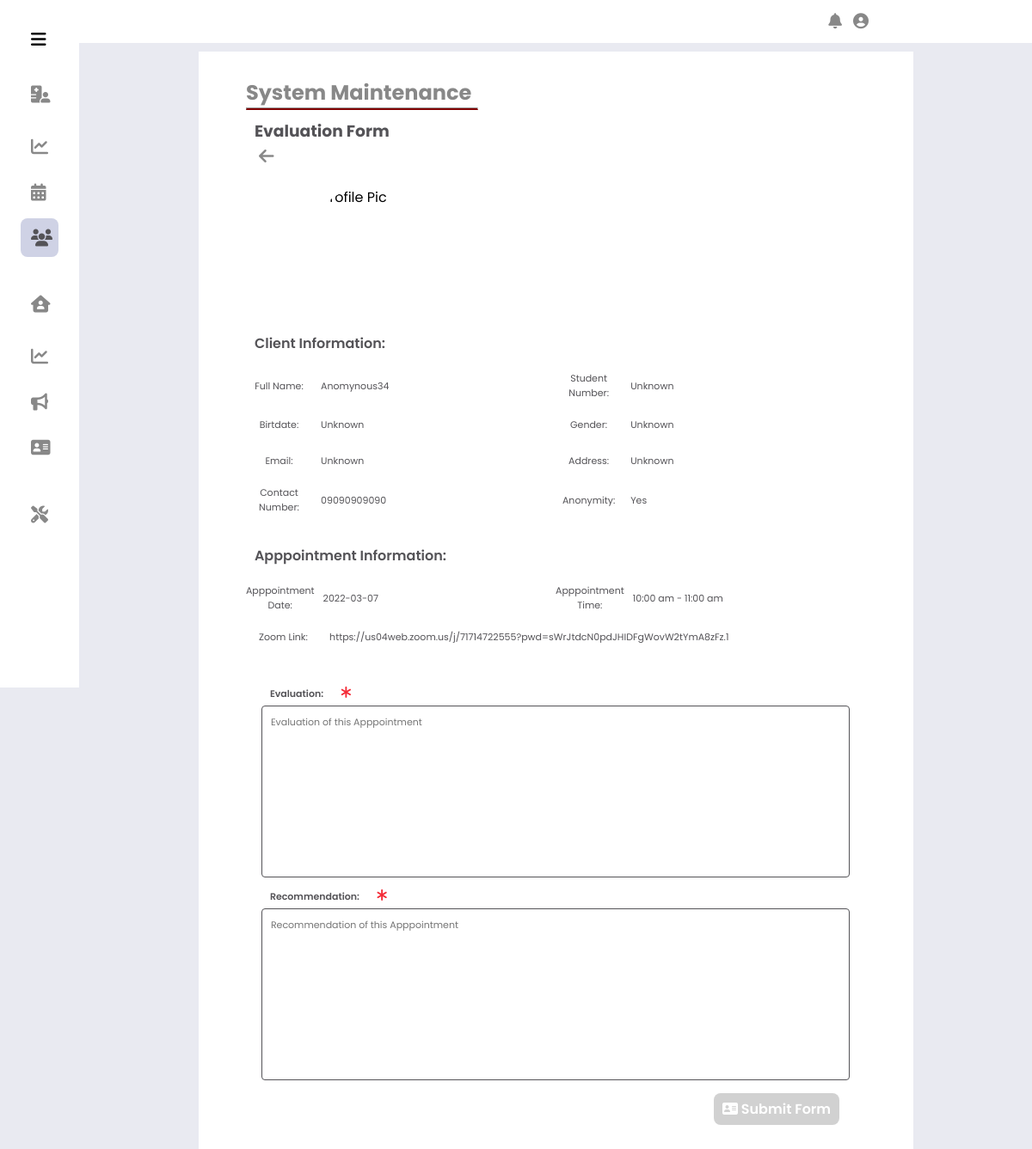
The app's page /Administrator/Counceling Client Evaulation Form/?a_id=78 (signed in) with its own data.
### tables this page shows
CREATE TABLE IF NOT EXISTS `schedules` (
  `id` int NOT NULL AUTO_INCREMENT,
  `anonymity` varchar(255) NOT NULL,
  `title` varchar(255) NOT NULL,
  `email_add` varchar(255) NOT NULL,
  `client_id` int NOT NULL,
  `app_date` date NOT NULL,
  `start_app` datetime NOT NULL,
  `end_app` datetime NOT NULL,
  `stat` varchar(255) NOT NULL,
  `remarks` int NOT NULL,
  `reason` text,
  `cancel_id` int DEFAULT NULL,
  `cancel_reason` text,
  `CounseZLink` text,
  PRIMARY KEY (`id`),
  KEY `appointSched_clientID` (`client_id`),
  KEY `appointSched_evaluator` (`remarks`)
);

CREATE TABLE IF NOT EXISTS `clientaccountinfo` (
  `ClientAccountID` int NOT NULL AUTO_INCREMENT,
  `ClientFirstName` varchar(255) NOT NULL,
  `ClientMiddleName` varchar(255) DEFAULT NULL,
  `ClientLastName` varchar(255) NOT NULL,
  `ClientSuffix` varchar(50) DEFAULT NULL,
  `ClientStudentNo` varchar(15) NOT NULL,
  `RoleID` int NOT NULL,
  `ClientBDay` date NOT NULL,
  `ClientAddress` text NOT NULL,
  `ClientContactNo` varchar(25) NOT NULL,
  `ClientGuardian` varchar(255) NOT NULL,
  `ClientGuardianNo` varchar(25) NOT NULL,
  `ClientEmailAdd` varchar(255) NOT NULL,
  `ClientPassword` varchar(32) NOT NULL,
  `ClientGenderID` int NOT NULL,
  `code` varchar(255) DEFAULT NULL,
  PRIMARY KEY (`ClientAccountID`),
  KEY `gender_role` (`ClientGenderID`),
  KEY `user_role` (`RoleID`)
);

### Administrator/Counceling Client Evaulation Form/index.php (the view, shortened to what this page needs)
<?php
    include_once('../includes/header.php');
    $a_id = $_GET['a_id'];
    $query = $conn->query("SELECT
    t1.id,
    t1.anonymity,
    t1.email_add,
    t1.stat,
    t1.app_date,
    t1.start_app,
    t1.end_app,
    t1.CounseZLink,
    t2.ClientAccountID as cID,
    t2.ClientStudentNo as studNum,
    t2.ClientFirstName as firstName,
    t2.ClientMiddleName as middleName,
    t2.ClientLastName as lastName,
    t3.Description as gender,
    t2.ClientAddress as client_address,
    t2.ClientBDay as birthdate,
    t2.ClientContactNo as contact_num
     from schedules as t1
     INNER JOIN clientaccountinfo as t2 ON t1.client_id = t2.ClientAccountID
     INNER JOIN genderrole as t3 ON t2.ClientGenderID = t3.GenderID
     WHERE t1.id = '$a_id'");
    $row2 = mysqli_fetch_array($query);
    $anonymity = $row2['anonymity'];
    $cID = $row2['cID'];
    $contactnum = $row2['contact_num'];
    $app_date = $row2['app_date'];
    $start_app = $row2['start_app'];
    $nstart_app = date("g:i a", strtotime($start_app));
    $end_app = $row2['end_app'];
    $nend_app = date("g:i a", strtotime($end_app));
    $CounseZLink = $row2['CounseZLink'];
    if($anonymity != 'Yes'){
        $email_add = $row2['email_add'];
        $studNum = $row2['studNum'];
        $fname = $row2['firstName'].' '.$row2['middleName'].' '.$row2['lastName'];
        $gender = $row2['gender'];
        $address = $row2['client_address'];
        $birthday = $row2['birthdate'];
        $sql_fetchpic = mysqli_query($conn, "SELECT PictureFilename from clientprofilepictureinfo WHERE ClientAccountID = '$cID' AND UsedStatus = TRUE ");
        while($detailpic = mysqli_fetch_assoc($sql_fetchpic))
        {
            $directory = "../../assets/user_profile_pic/client/";
            $prof_pic = $detailpic['PictureFilename'];
        }
        $profile_pic = "<img class='prof_pic' id='prof_pic' src='$directory$studNum/$prof_pic' alt='Profile Pic'>";
    }
    elseif($anonymity == 'Yes'){
        $email_add = 'Unknown';
        $studNum = 'Unknown';
        $fname = "Anomynous$cID";
        $gender = 'Unknown';
        $address = 'Unknown';
        $birthday = 'Unknown';
        $profile_pic = "<img class='prof_pic' id='prof_pic' src='../../assets/user_profile_pic/default_user.jpg' alt='Profile Pic'>";
    }
?>
    <div class="body_container">
        <div class="content">
            <div class="title">
                <h1>System Maintenance</h1>
                <hr>
            </div>
            <div class="subcontent">
                    <form id="evalEntry" method ="POST" action="assets/insert_eval.php">
                    <h3 class="subtitle">Evaluation Form</h3>
                        <a href="../Counceling Client Page/" class="acc_bttn"><i class="fas fa-arrow-left"></i></a>
                        <div class="profile_pic">
                            <div id="prof_pic_div">
                                <?php echo $profile_pic; ?>
                            </div>
                        </div>
                        <h4>Client Information:</h4>
                        <div class="input_group">
                            <div class="input_container">
                                <label for="#" class="label">Full Name: </label>
                                <div class="input " id="input_fst_name">
                                    <input class="input-field" type="text" value="<?= $fname ?>" name="fst_name" id="fst_name" readonly>
                                </div>
                            </div>
                            <div class="input_container">
                                <label for="#" class="label">Student Number: </label>
                                <div class="input " id="input_mid_name">
                                    <input class="input-field" type="text" value="<?= $studNum ?>" name="mid_name" id="mid_name" readonly>
                                </div>
                            </div>
                            <div class="input_container">
                                <label for="#" class="label">Birtdate: </label>
                                <div class="input " id="input_mid_name">
                                    <input class="input-field" type="text" value="<?= $birthday ?>" name="mid_name" id="mid_name" readonly>
                                </div>
                            </div>
                            <div class="input_container">
                                <label for="#" class="label">Gender: </label>
                                <div class="input " id="input_last_name">
                                    <input class="input-field" type="text" value="<?= $gender ?>" name="last_name" id="last_name" readonly>
                                </div>
                            </div>
                            <div class="input_container">
                                <label for="#" class="label">Email: </label>
                                <div class="input " id="input_admin_email">
                                    <input class="input-field" type="text" value="<?= $email_add ?>" name="admin_email" id="admin_email" readonly>
                                </div>
                            </div>
                            <div class="input_container">
                                <label for="#" class="label">Address: </label>
                                <div class="input " id="input_add">
                                    <input class="input-field " type="" value="<?= $address ?>" name="add" id="add" readonly>
                                </div>
                            </div>
                            <div class="input_container">
                                <label for="#" class="label">Contact Number: </label>
                                <div class="input " id="input_admin_contact">
                                    <input class="input-field" type="text" value="<?= $contactnum ?>" name="admin_contact" id="admin_contact" readonly>
                                </div>
                            </div>
                            <div class="input_container">
                                <label for="#" class="label">Anonymity: </label>
                                <div class="input " id="input_admin_contact">
                                    <input class="input-field" type="text" value="<?= $anonymity ?>" name="admin_contact" id="admin_contact" readonly>
                                </div>
                            </div>
                        </div>
                        <h4>Apppointment Information:</h4>
                        <div class="input_group">
                            <div class="input_container">
                                <label for="#" class="label">Apppointment Date: </label>
                                <div class="input " id="input_mid_name">
                                    <input class="input-field" type="text" value="<?= $app_date ?>" name="mid_name" id="mid_name" readonly>
                                </div>
                            </div>
                            <div class="input_container">
                                <label for="#" class="label">Apppointment Time: </label>
                                <div class="input " id="input_mid_name">
                                    <input class="input-field" type="text" value="<?= $nstart_app.' - '.$nend_app ?>" name="mid_name" id="mid_name" readonly>
                                </div>
                            </div>
                            <div class="input_container link">
                                <label for="#" class="label">Zoom Link: </label>
                                <div class="input " id="input_mid_name">
                                    <input class="input-field" type="text" value="<?= $CounseZLink ?>" name="mid_name" id="mid_name" readonly>
                                </div>
                            </div>
                        </div>
                        <div class="input_group">
                            <div class="eval">
                                <label for="#" class="label">Evaluation: </label>
                                <i class="fa-solid fa-asterisk"></i>
                                <div class="input " id="input_fst_name">
                                    <textarea class="input-field evalInput" placeholder="Evaluation of this Apppointment" name="evaluation" id="evaluation"></textarea>
                                </div>
                            </div>
                            <div class="eval">
                                <label for="#" class="label">Recommendation: </label>
                                <i class="fa-solid fa-asterisk"></i>
                                <div class="input " id="input_fst_name">
                                    <textarea class="input-field evalInput" placeholder="Recommendation of this Apppointment" name="recommendation" id="recommendation"></textarea>
                                </div>
                            </div>
                        </div>
                        <div class="action_content">
                            <button class= "bttn" type="submit" name="submit" id="submit">
                            <i class="fa-solid fa-address-card"></i>  Submit Form</button>
                        </div>
                    </form>
            </div>
        </div>
    </div>
</body>
</html>

### Administrator/includes/css/side_nav.css (style rules this page uses)
:root { --nav-width: 92px; --button-color-font-icon: rgb(136, 136, 136); --button-hover-color-font-icon: rgb(84, 83, 87); --button-hover-bg: rgb(207 210 229); --color-content0-bg: white; --body-color: rgb(209, 209, 209); --normal-font-size: 1rem; --small-font-size: .875rem; --z-index: 100; }
* { margin: 0; padding: 0; box-sizing: border-box; font-family: 'Poppins',sans-serif; }
body { margin: 0; position: relative; padding: 0 0 0 5.75rem; transition: .5s; background-color: #e9eaf1; }
h1 { margin: 0; }
.fas { font-size: 1.25rem; margin-right: 3px; }
.prof_pic { width: 80px; height: 80px; border-radius: 50%; margin: 10px 0 10px; }
@media (max-width: 1200px) { .content { width: 75%; } }

### Administrator/includes/css/admin_navbar.css (style rules this page uses)
* { margin: 0; padding: 0; box-sizing: border-box; font-family: 'Poppins',sans-serif; }
:root { --nav-width: 92px; --button-color-font-icon: rgb(136, 136, 136); --button-hover-color-font-icon: rgb(84, 83, 87); --button-hover-bg: rgb(160, 160, 160); --color-content0-bg: white; --maroong-content-bg: #810000; --maroong-content-hover: #630000; --body-color: rgb(209, 209, 209); --dark--color: #45474b; --blue-color: #2a88e6; --normal-font-size: 1rem; --small-font-size: .875rem; --meduim-font-size: 15px; }
body { position: relative; background-color: #e9eaf1; }

### Administrator/includes/css/maintenance.css (style rules this page uses)
:root { --nav-width: 92px; --button-color-font-icon: rgb(136, 136, 136); --button-hover-color-font-icon: rgb(84, 83, 87); --button-hover-bg: rgb(160, 160, 160); --color-content0-bg: white; --maroong-content-bg: #810000; --maroong-content-hover: #630000; --body-color: rgb(209, 209, 209); --normal-font-size: 1rem; --small-font-size: .875rem; --meduim-font-size: 15px; }
* { margin: 0; padding: 0; box-sizing: border-box; font-family: 'Poppins',sans-serif; }
.body_container { display: flex; align-items: center; justify-content: center; padding-top: 50px; padding-bottom: 10px; }
.content { background-color: var(--color-content0-bg); margin-top: 10px; padding: 30px 5% 30px; width: 70%; height: auto; }
.content .title { width: 220px; }
.title h1 { font-size: 1.5rem; color: var(--button-color-font-icon); display: inline-block; }
.title hr { border-bottom: 2px solid var(--maroong-content-bg); }
.content .subcontent { width: 100%; height: auto; padding-bottom: 20px; }
@media (max-width: 1200px) { .content { width: 75%; } }

### Administrator/includes/css/modal_placement.css (style rules this page uses)
:root { --nav-width: 92px; --button-color-font-icon: rgb(136, 136, 136); --button-hover-color-font-icon: rgb(84, 83, 87); --button-hover-bg: rgb(160, 160, 160); --color-content0-bg: white; --maroong-content-bg: #810000; --maroong-content-hover: #630000; --body-color: rgb(209, 209, 209); --normal-font-size: 1rem; --small-font-size: .875rem; --meduim-font-size: 15px; }
* { margin: 0; padding: 0; box-sizing: border-box; font-family: 'Poppins',sans-serif; }

### Administrator/includes/css/modal_upload_placement.css (style rules this page uses)
:root { --nav-width: 92px; --button-color-font-icon: rgb(136, 136, 136); --button-hover-color-font-icon: rgb(84, 83, 87); --button-hover-bg: rgb(160, 160, 160); --color-content0-bg: white; --maroong-content-bg: #810000; --maroong-content-hover: #630000; --body-color: rgb(209, 209, 209); --normal-font-size: 1rem; --small-font-size: .875rem; --meduim-font-size: 15px; }
* { margin: 0; padding: 0; box-sizing: border-box; font-family: 'Poppins',sans-serif; }

### records on screen
schedules: fst_name "Anomynous34", mid_name "Unknown", last_name "Unknown", admin_email "Unknown", add "Unknown", admin_contact "09090909090", admin_contact "Yes", mid_name "2022-03-07", mid_name "10:00 am - 11:00 am", mid_name "https://us04web.zoom.us/j/71714722555?pwd=sWrJtdcN0pdJHIDFgWovW2tYmA8zFz.1"
